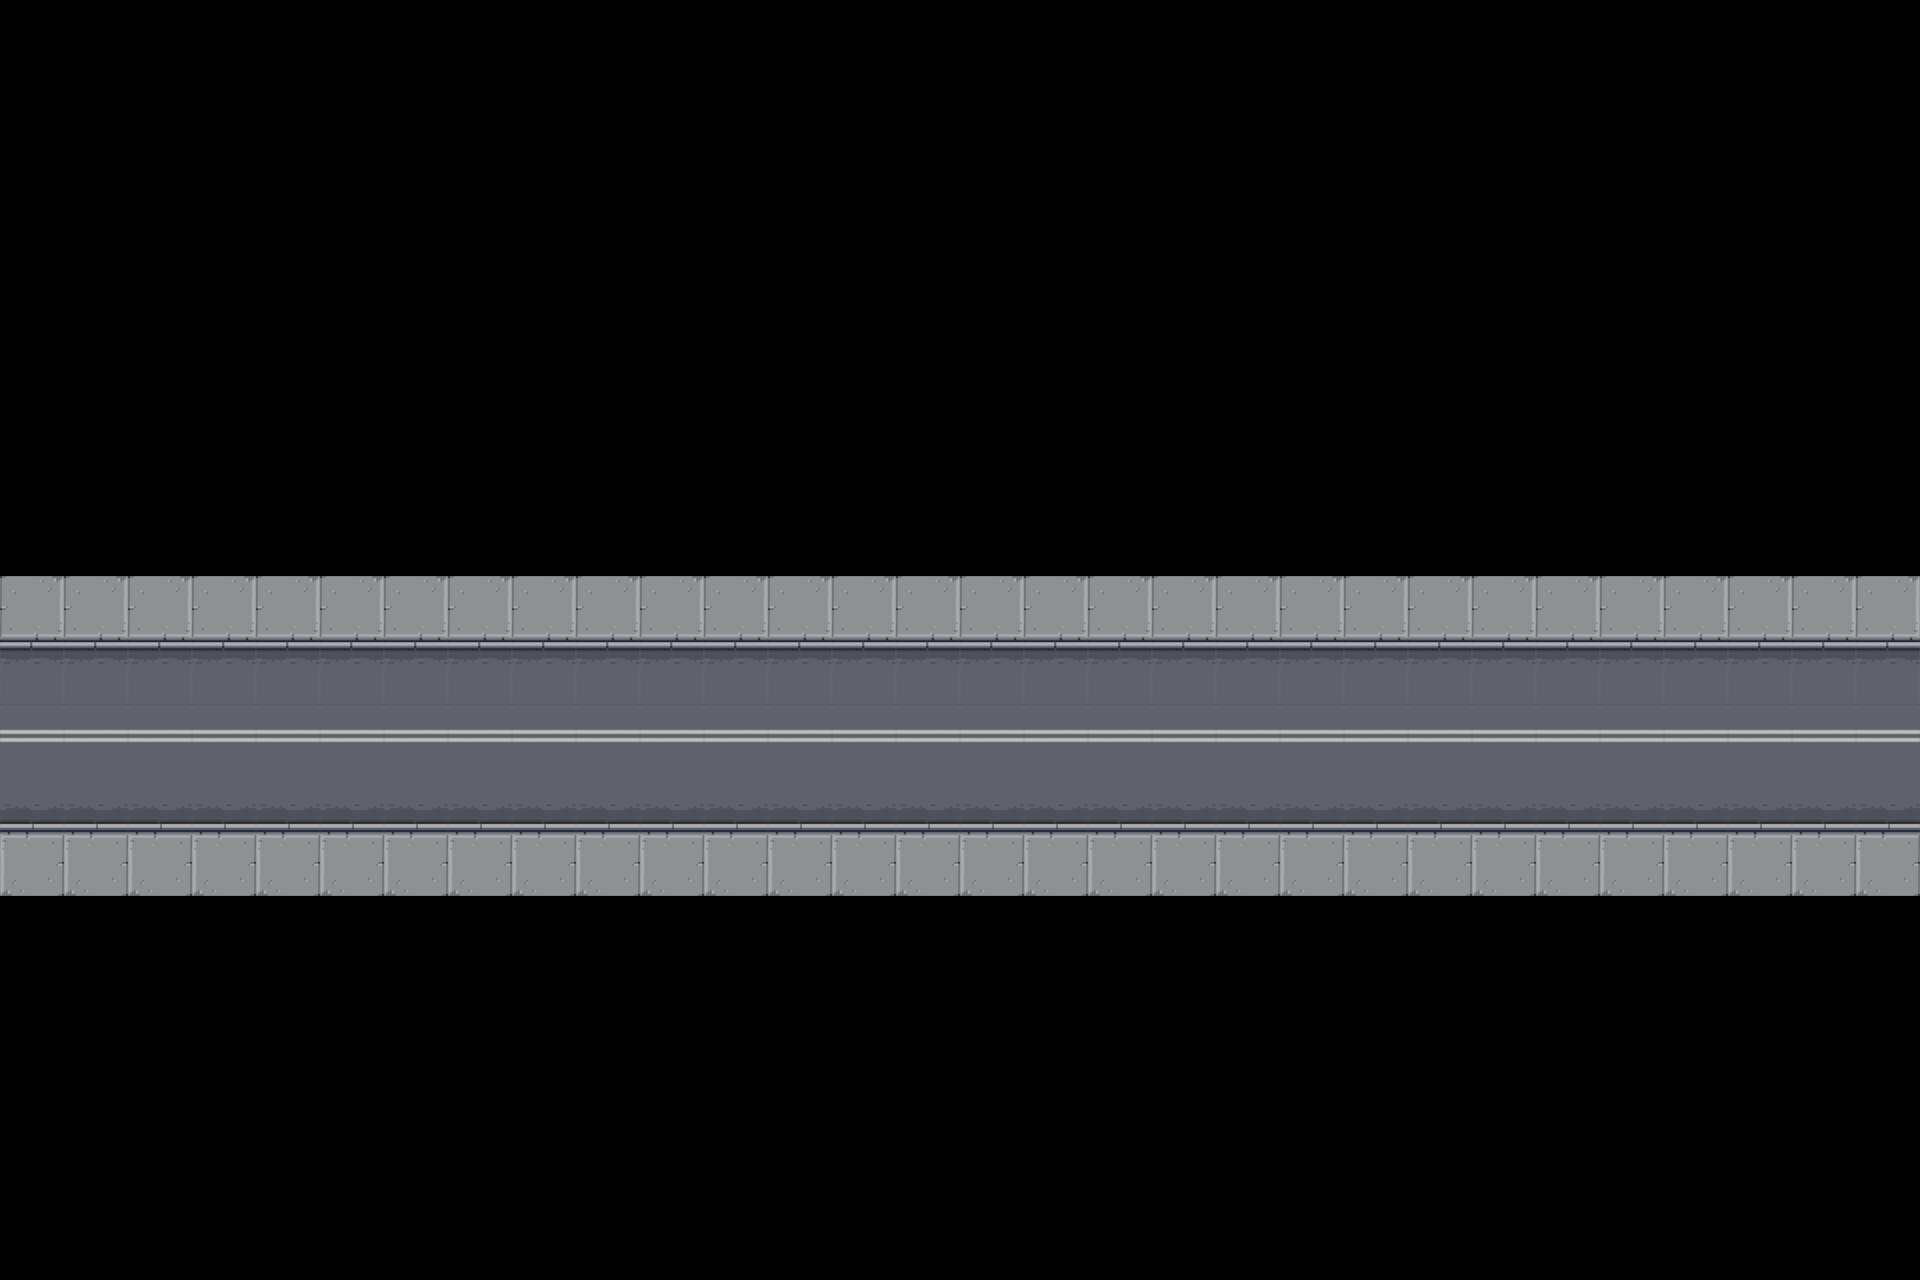

A level layout from a 2D game, rendered from its tile map. Below: a short description, then the map file with its tile-grid data intact:
An orthogonal 30x20 tile map with 64x64 px tiles, 1 tile layer (Kachelebene 1) and 1 object.

<map version="1.10" tiledversion="1.12.2" orientation="orthogonal" renderorder="right-down" width="30" height="20" tilewidth="64" tileheight="64" infinite="0" nextlayerid="2" nextobjectid="1">
 <tileset firstgid="1" name="groundFloor" tilewidth="64" tileheight="64" tilecount="4" columns="0">
  <grid orientation="orthogonal" width="1" height="1" />
  <tile id="0">
   <image source="../images/sitewalk.png" width="64" height="64" />
  </tile>
  <tile id="1">
   <image source="../images/street_bottom.png" width="64" height="64" />
  </tile>
  <tile id="2">
   <image source="../images/street_middel.png" width="64" height="64" />
  </tile>
  <tile id="3">
   <image source="../images/street_top.png" width="64" height="64" />
   <objectgroup draworder="index" id="2">
    <object id="1" x="0.204457" y="1.84011" width="63.586" height="7.15598" />
   </objectgroup>
  </tile>
 </tileset>
 <layer id="1" name="Kachelebene 1" width="30" height="20">
  <data encoding="csv">
0,0,0,0,0,0,0,0,0,0,0,0,0,0,0,0,0,0,0,0,0,0,0,0,0,0,0,0,0,0,
0,0,0,0,0,0,0,0,0,0,0,0,0,0,0,0,0,0,0,0,0,0,0,0,0,0,0,0,0,0,
0,0,0,0,0,0,0,0,0,0,0,0,0,0,0,0,0,0,0,0,0,0,0,0,0,0,0,0,0,0,
0,0,0,0,0,0,0,0,0,0,0,0,0,0,0,0,0,0,0,0,0,0,0,0,0,0,0,0,0,0,
0,0,0,0,0,0,0,0,0,0,0,0,0,0,0,0,0,0,0,0,0,0,0,0,0,0,0,0,0,0,
0,0,0,0,0,0,0,0,0,0,0,0,0,0,0,0,0,0,0,0,0,0,0,0,0,0,0,0,0,0,
0,0,0,0,0,0,0,0,0,0,0,0,0,0,0,0,0,0,0,0,0,0,0,0,0,0,0,0,0,0,
0,0,0,0,0,0,0,0,0,0,0,0,0,0,0,0,0,0,0,0,0,0,0,0,0,0,0,0,0,0,
0,0,0,0,0,0,0,0,0,0,0,0,0,0,0,0,0,0,0,0,0,0,0,0,0,0,0,0,0,0,
1,1,1,1,1,1,1,1,1,1,1,1,1,1,1,1,1,1,1,1,1,1,1,1,1,1,1,1,1,1,
4,4,4,4,4,4,4,4,4,4,4,4,4,4,4,4,4,4,4,4,4,4,4,4,4,4,4,4,4,4,
3,3,3,3,3,3,3,3,3,3,3,3,3,3,3,3,3,3,3,3,3,3,3,3,3,3,3,3,3,3,
2,2,2,2,2,2,2,2,2,2,2,2,2,2,2,2,2,2,2,2,2,2,2,2,2,2,2,2,2,2,
3221225473,3221225473,3221225473,3221225473,3221225473,3221225473,3221225473,3221225473,3221225473,3221225473,3221225473,3221225473,3221225473,3221225473,3221225473,3221225473,3221225473,3221225473,3221225473,3221225473,3221225473,3221225473,3221225473,3221225473,3221225473,3221225473,3221225473,3221225473,3221225473,3221225473,
0,0,0,0,0,0,0,0,0,0,0,0,0,0,0,0,0,0,0,0,0,0,0,0,0,0,0,0,0,0,
0,0,0,0,0,0,0,0,0,0,0,0,0,0,0,0,0,0,0,0,0,0,0,0,0,0,0,0,0,0,
0,0,0,0,0,0,0,0,0,0,0,0,0,0,0,0,0,0,0,0,0,0,0,0,0,0,0,0,0,0,
0,0,0,0,0,0,0,0,0,0,0,0,0,0,0,0,0,0,0,0,0,0,0,0,0,0,0,0,0,0,
0,0,0,0,0,0,0,0,0,0,0,0,0,0,0,0,0,0,0,0,0,0,0,0,0,0,0,0,0,0,
0,0,0,0,0,0,0,0,0,0,0,0,0,0,0,0,0,0,0,0,0,0,0,0,0,0,0,0,0,0
</data>
 </layer>
</map>
